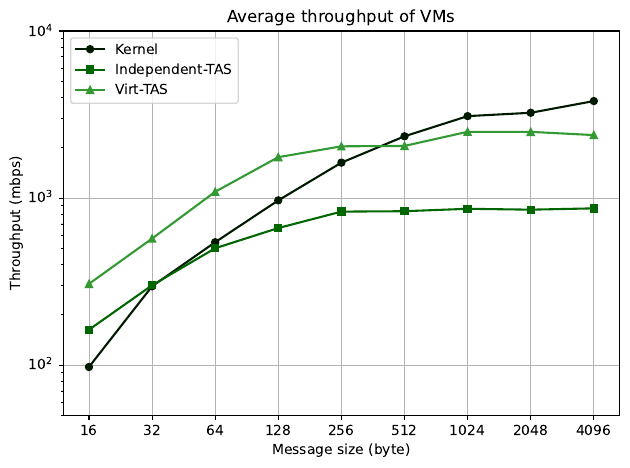

Here is the Python script that generated this plot:
import matplotlib.pyplot as plt
import csv
import numpy as np


labels = []
kernel = []
singtas = []
virttas = []

width = 0.20 
with open('multiplex.throughput.csv', 'r') as csvfile:
    plots = csv.reader(csvfile, delimiter='\t')

    for row in plots:
        labels.append(int(row[0]))
        virttas.append(float(row[1].strip()))
        singtas.append(float(row[2].strip()))
        kernel.append(float(row[3].strip()))

nm1 = np.array(kernel)
nm2 = np.array(singtas)
nm3 = np.array(virttas)


fig, ax = plt.subplots()

x_axis = np.arange(len(labels))

p1,_ = ax.plot(x_axis, nm1, width, label='Kernel', color='#001a00', marker='o', markersize=5)
p2,_ = ax.plot(x_axis, nm2, width, color='#006600', marker='s', markersize=5, label='Independent-TAS') #, hatch='+'*5)
p3,_ = ax.plot(x_axis, nm3, width, color='#339933', marker='^', markersize=5, label='Virt-TAS') #, hatch='/'*5)


ax.set_ylabel('Throughput (mbps)')
ax.set_yscale('log')
ax.set_ylim(50, 10000)

ax.set_xticks(x_axis)
ax.set_xticklabels(labels)
ax.set_title('Average throughput of VMs')
ax.set_xlabel('Message size (byte)')
ax.legend(handles=[p1, p2, p3])

ax.grid(color='#b3b3b3', linestyle='-', linewidth=0.5)

fig.tight_layout()
plt.savefig("multiplex.throughput.pdf", format="pdf", bbox_inches="tight")
